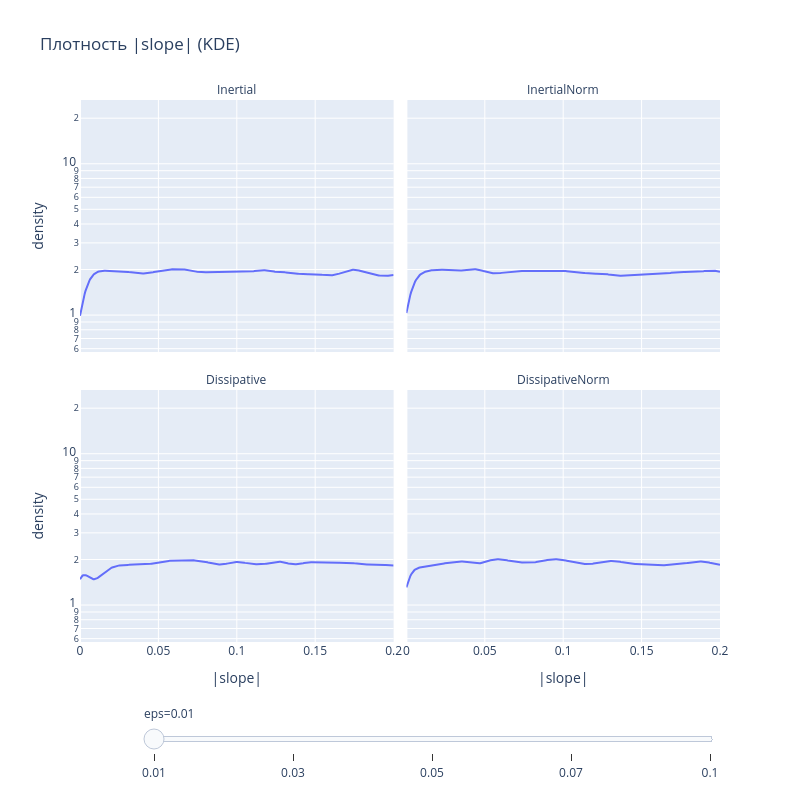

Here is the notebook cell this chart was saved with:
### Markdown cell above
### Распределение наклонов разности фаз

### Code cell
def kde_long():
    x_grid = np.linspace(0, 0.2, 400)
    rng = np.random.default_rng(0)
    out = []
    for (e, c), g in df.groupby(['eps', 'coupling_type']):
        s = np.abs(np.concatenate([g['s01'].values, g['s02'].values, g['s12'].values]))
        if s.size > 50000:
            s = rng.choice(s, 50000, replace=False)
        y = gaussian_kde(s, bw_method=0.03)(x_grid)
        out.append(pd.DataFrame({'eps': e, 'coupling': COUPLING_NAMES[c],
                                 '|slope|': x_grid, 'density': y}))
    return pd.concat(out, ignore_index=True)


kdf = kde_long()
fig = px.line(kdf, x='|slope|', y='density',
              facet_col='coupling', facet_col_wrap=2,
              animation_frame='eps', log_y=True, height=800, width=800,
              title='Плотность |slope| (KDE)')
fig.for_each_annotation(lambda a: a.update(text=a.text.split('=')[-1]))
dens = kdf['density']
fig.update_yaxes(range=[np.log10(dens[dens > 0].min()), np.log10(dens.max() * 1.2)])
fig.layout.updatemenus = []
fig.show()

### Figure 1 — Plotly figure (JSON) as saved in the notebook; plotly's stock layout.template omitted (floating-point values rounded to 4 significant figures; data arrays with more than 128 entries replaced by an {"elided": "..."} marker saying what was removed)
{"data": [{"hovertemplate": "eps=0.01<br>coupling=Inertial<br>|slope|=%{x}<br>density=%{y}<extra></extra>", "legendgroup": "", "line": {"color": "#636efa", "dash": "solid"}, "marker": {"symbol": "circle"}, "mode": "lines", "name": "", "orientation": "v", "showlegend": false, "type": "scatter", "x": {"elided": "400 float values"}, "xaxis": "x3", "y": {"elided": "400 float values"}, "yaxis": "y3"}, {"hovertemplate": "eps=0.01<br>coupling=InertialNorm<br>|slope|=%{x}<br>density=%{y}<extra></extra>", "legendgroup": "", "line": {"color": "#636efa", "dash": "solid"}, "marker": {"symbol": "circle"}, "mode": "lines", "name": "", "orientation": "v", "showlegend": false, "type": "scatter", "x": {"elided": "400 float values"}, "xaxis": "x4", "y": {"elided": "400 float values"}, "yaxis": "y4"}, {"hovertemplate": "eps=0.01<br>coupling=Dissipative<br>|slope|=%{x}<br>density=%{y}<extra></extra>", "legendgroup": "", "line": {"color": "#636efa", "dash": "solid"}, "marker": {"symbol": "circle"}, "mode": "lines", "name": "", "orientation": "v", "showlegend": false, "type": "scatter", "x": {"elided": "400 float values"}, "xaxis": "x", "y": {"elided": "400 float values"}, "yaxis": "y"}, {"hovertemplate": "eps=0.01<br>coupling=DissipativeNorm<br>|slope|=%{x}<br>density=%{y}<extra></extra>", "legendgroup": "", "line": {"color": "#636efa", "dash": "solid"}, "marker": {"symbol": "circle"}, "mode": "lines", "name": "", "orientation": "v", "showlegend": false, "type": "scatter", "x": {"elided": "400 float values"}, "xaxis": "x2", "y": {"elided": "400 float values"}, "yaxis": "y2"}], "layout": {"annotations": [{"font": {}, "showarrow": false, "text": "Dissipative", "x": 0.245, "xanchor": "center", "xref": "paper", "y": 0.465, "yanchor": "bottom", "yref": "paper"}, {"font": {}, "showarrow": false, "text": "DissipativeNorm", "x": 0.755, "xanchor": "center", "xref": "paper", "y": 0.465, "yanchor": "bottom", "yref": "paper"}, {"font": {}, "showarrow": false, "text": "Inertial", "x": 0.245, "xanchor": "center", "xref": "paper", "y": 1.0, "yanchor": "bottom", "yref": "paper"}, {"font": {}, "showarrow": false, "text": "InertialNorm", "x": 0.755, "xanchor": "center", "xref": "paper", "y": 1.0, "yanchor": "bottom", "yref": "paper"}], "height": 800, "legend": {"tracegroupgap": 0}, "sliders": [{"active": 0, "currentvalue": {"prefix": "eps="}, "len": 0.9, "pad": {"b": 10, "t": 60}, "steps": [{"args": [["0.01"], {"frame": {"duration": 0, "redraw": false}, "fromcurrent": true, "mode": "immediate", "transition": {"duration": 0, "easing": "linear"}}], "label": "0.01", "method": "animate"}, {"args": [["0.03"], {"frame": {"duration": 0, "redraw": false}, "fromcurrent": true, "mode": "immediate", "transition": {"duration": 0, "easing": "linear"}}], "label": "0.03", "method": "animate"}, {"args": [["0.05"], {"frame": {"duration": 0, "redraw": false}, "fromcurrent": true, "mode": "immediate", "transition": {"duration": 0, "easing": "linear"}}], "label": "0.05", "method": "animate"}, {"args": [["0.07"], {"frame": {"duration": 0, "redraw": false}, "fromcurrent": true, "mode": "immediate", "transition": {"duration": 0, "easing": "linear"}}], "label": "0.07", "method": "animate"}, {"args": [["0.1"], {"frame": {"duration": 0, "redraw": false}, "fromcurrent": true, "mode": "immediate", "transition": {"duration": 0, "easing": "linear"}}], "label": "0.1", "method": "animate"}], "x": 0.1, "xanchor": "left", "y": 0, "yanchor": "top"}], "title": {"text": "Плотность |slope| (KDE)"}, "width": 800, "xaxis": {"anchor": "y", "domain": [0, 0.49], "title": {"text": "|slope|"}}, "xaxis2": {"anchor": "y2", "domain": [0.51, 1], "matches": "x", "title": {"text": "|slope|"}}, "xaxis3": {"anchor": "y3", "domain": [0, 0.49], "matches": "x", "showticklabels": false}, "xaxis4": {"anchor": "y4", "domain": [0.51, 1], "matches": "x", "showticklabels": false}, "yaxis": {"anchor": "x", "domain": [0, 0.465], "range": [-0.2442, 1.421], "title": {"text": "density"}, "type": "log"}, "yaxis2": {"anchor": "x2", "domain": [0, 0.465], "matches": "y", "range": [-0.2442, 1.421], "showticklabels": false, "type": "log"}, "yaxis3": {"anchor": "x3", "domain": [0.535, 1.0], "matches": "y", "range": [-0.2442, 1.421], "title": {"text": "density"}, "type": "log"}, "yaxis4": {"anchor": "x4", "domain": [0.535, 1.0], "matches": "y", "range": [-0.2442, 1.421], "showticklabels": false, "type": "log"}}}
